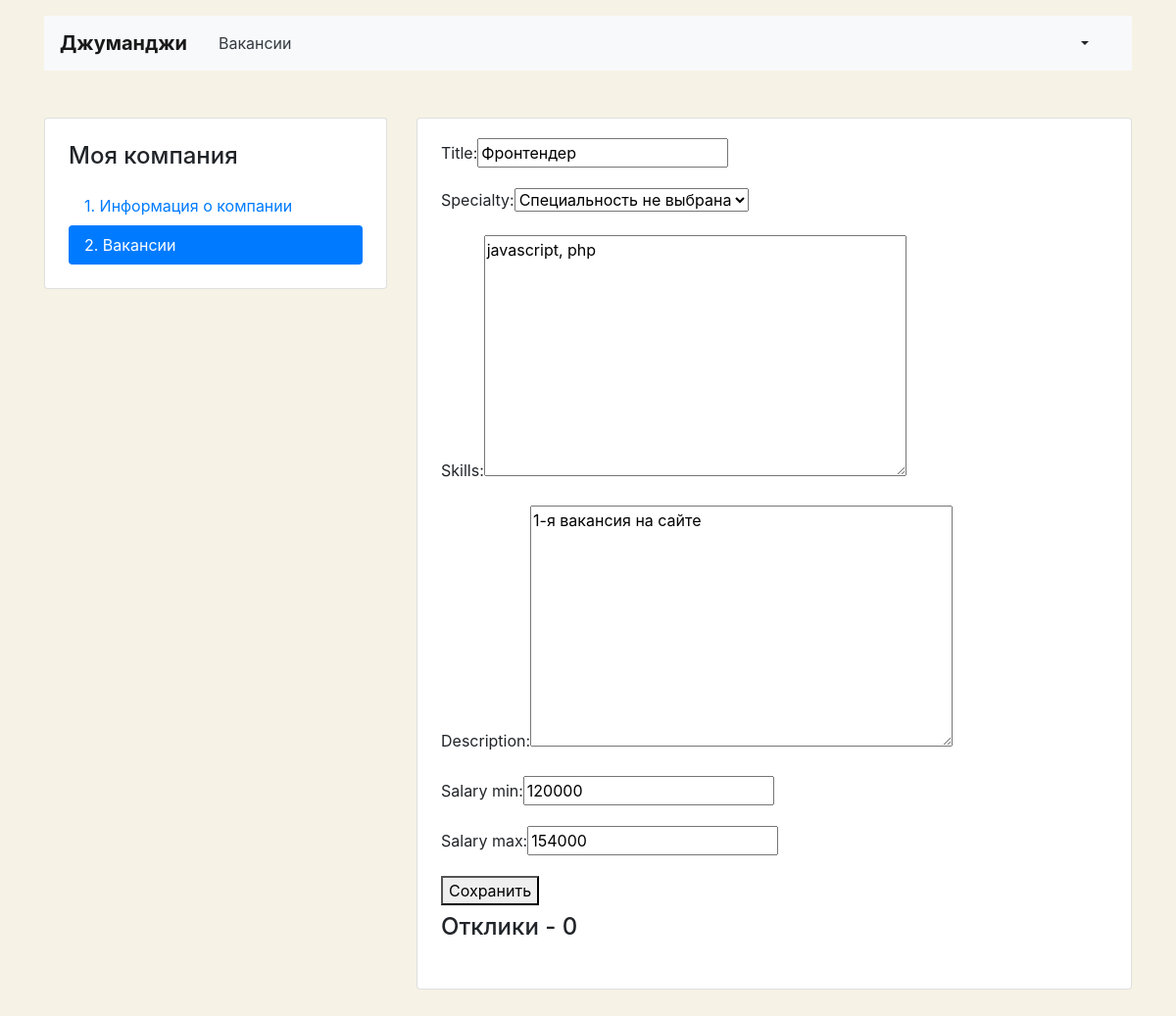
/mycompany/vacancies/6/, run on the app's committed database.
### vacancy_app/models.py (models this page shows)
class Vacancy(models.Model):
    title = models.CharField(max_length=80)
    specialty = ForeignKey(Specialty, on_delete=models.CASCADE, related_name="vacancies")
    company = ForeignKey(Company, on_delete=models.CASCADE, related_name="vacancies")
    skills = models.TextField()
    description = models.TextField()
    salary_min = models.PositiveIntegerField()
    salary_max = models.PositiveIntegerField()
    published_at = models.DateField()

### vacancy_app/views.py (the view)
# urls.py: path('mycompany/vacancies/<int:vacancy_id>/', mycompany_vacancy_view, name='mycompany_vacancy'),
def mycompany_vacancy_view(request, vacancy_id):
    context = {}
    try:
        vacancy = Vacancy.objects.get(id=vacancy_id)
        context['vacancy'] = vacancy
        context['applications'] = Application.objects.filter(vacancy=vacancy)
        if request.method == "POST":
            form = VacancyForm(request.POST, instance=vacancy)
            if form.is_valid():
                vacancy = form.save(commit=False)
                vacancy.company = request.user.company
                vacancy.save()
                return redirect('mycompany_vacancies')
        else:
            form = VacancyForm(instance=vacancy)
        context['form'] = form
        return render(request, "vacancy_app/vacancy-edit.html", context=context)
    except ObjectDoesNotExist:
        return HttpResponseNotFound('Ресурс не найден!')

### vacancy_app/forms.py
class VacancyForm(forms.ModelForm):
    def __init__(self, *args, **kwargs):
        super().__init__(*args, **kwargs)
        self.fields['specialty'].empty_label = "Специальность не выбрана"
        self.fields['specialty'].to_field_name = "code"
    class Meta:
        model = Vacancy
        fields = ['title', 'specialty', 'skills', 'description', 'salary_min', 'salary_max']

### vacancy_app/templates/vacancy_app/vacancy-edit.html (shortened to what this page needs)
{% extends 'base_company.html' %}
{% block container %}
  <main class="container mt-3 pb-5">
    <div class="row mt-5">
      <div class="col-12 col-lg-4">
        <aside class="pt-3 pb-4 px-4 mb-5 card">
          <h1 class="h4 pt-2 pb-2">Моя компания</h1>
          <div class="nav flex-column nav-pills">
            <a class="nav-link" href="{% url 'mycompany_create' %}">1. Информация о&nbsp;компании</a>
            <a class="nav-link active" href="{% url 'mycompany_vacancies' %}">2. Вакансии</a>
          </div>
        </aside>
      </div>
      <div class="col-12 col-lg-8">
        <div class="card">
          <div class="card-body px-4 pb-4 tab-content">
            <section>
              <form action="" method="post" enctype="multipart/form-data">
                {% for f in form %}
                <p><label class="form-label" for="{{ f.id_for_label }}">{{f.label}}: </label>{{ f }}</p>
                {% endfor %}
                <button type="submit">Сохранить</button>
              </form>
              <h2 class="h4 pt-2 pb-3">Отклики - {{ applications.count}}</h2>
            </section>
          </div>
        </div>
      </div>
    </div>
  </main>
{% endblock %}

### vacancy_app/templates/base_company.html (style rules this page uses)
body { background-color: #F6F2E6; }

### data on the page
Vacancy: form "Фронтендер" "Специальность не выбрана" "javascript, php" "1-я вакансия на сайте" "120000" "154000"

### other printed values
{{ f.label }} "Title" "Specialty" "Skills" "Description" "Salary min" "Salary max"
{{ applications.count }} "0"
